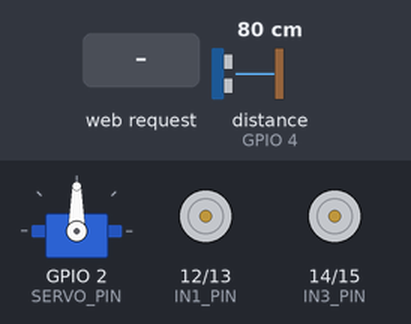
This sketch was run on a simulated ESP32. Shown: servo, motor-driver pin pairs drawn as motors (green arrow = first pin HIGH = forward, orange = second pin HIGH = backward, longer = more drive). Wiring (inferred from the names in the program): ultrasonic range finder: trigger GPIO 16; echo GPIO 4. The inputs (shaded band) are chosen by the test bench; at power-on: distance to the obstacle (sensor on GPIO 4) 80 cm. The echo pulse lasts 58.3 µs per cm; WiFi joins after 1.5 s; servers stay silent unless stated; the camera gives no picture; what the sketch prints to the serial monitor is not drawn.

Above: at 3.3 s.
3.4 s: HTTP request GET /scan received
At 3.6 s:
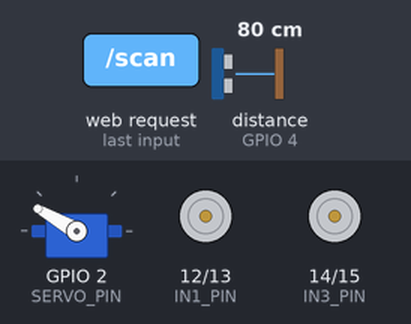
6.0 s: HTTP request GET /forward received
At 6.7 s:
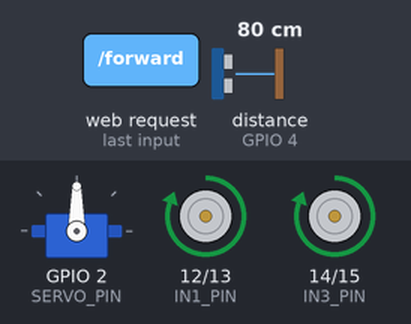
7.5 s: HTTP request GET /backward received
At 7.8 s:
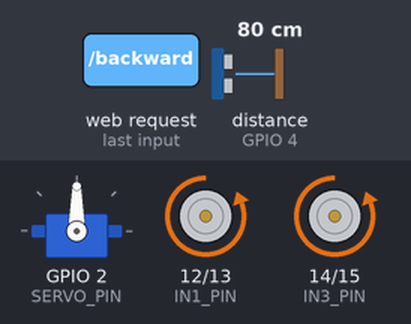
9.0 s: HTTP request GET /left received
At 10.2 s:
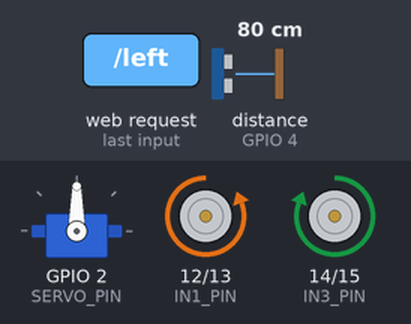
10.5 s: HTTP request GET /right received
At 11.3 s:
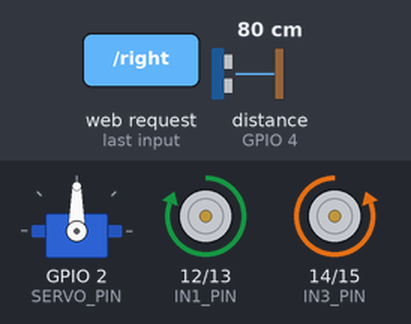
12.0 s: HTTP request GET /stop received
At 12.5 s:
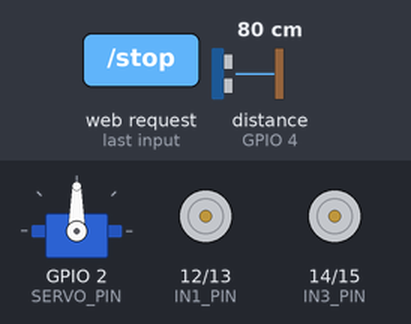
Timing chart, 0 to 14.5 s (numbered marks = the images above; inputs shaded):
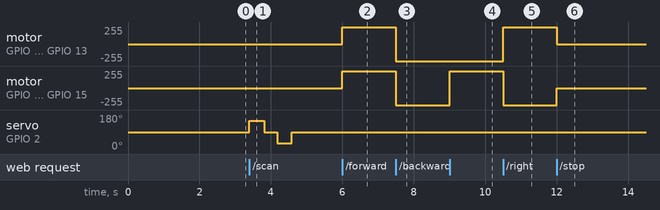

Measured:
- after the input at 3.4 s, servo on GPIO 2 (SERVO_PIN): 90° → 150° at once, → 90° 0.41 s later, → 30° 0.36 s later, → 90° 0.41 s later
- after the input at 6.0 s, motor on GPIO 12 (IN1_PIN) / GPIO 13 (IN2_PIN), motor on GPIO 14 (IN3_PIN) / GPIO 15 (IN4_PIN): stopped → forward 255/255 at once
- after the input at 7.5 s, motor on GPIO 12 (IN1_PIN) / GPIO 13 (IN2_PIN), motor on GPIO 14 (IN3_PIN) / GPIO 15 (IN4_PIN): forward 255/255 → backward 255/255 at once
- after the input at 9.0 s, motor on GPIO 14 (IN3_PIN) / GPIO 15 (IN4_PIN): backward 255/255 → forward 255/255 at once
- after the input at 10.5 s, motor on GPIO 12 (IN1_PIN) / GPIO 13 (IN2_PIN): backward 255/255 → forward 255/255 at once; motor on GPIO 14 (IN3_PIN) / GPIO 15 (IN4_PIN): forward 255/255 → backward 255/255 at once
- after the input at 12.0 s, motor on GPIO 12 (IN1_PIN) / GPIO 13 (IN2_PIN): forward 255/255 → stopped at once; motor on GPIO 14 (IN3_PIN) / GPIO 15 (IN4_PIN): backward 255/255 → stopped at once

The sketch:

esp32cam_robot.ino
```cpp
/*
 * Smart Tank Robot - ESP32-CAM firmware
 *
 * Responsibilities:
 *   - camera MJPEG stream (built-in ESP32 camera webserver on port 81)
 *   - HTTP command endpoints on port 80:
 *       /forward /backward /left /right /stop
 *       /servo?angle=N        (0..180)
 *       /scan                  (sweep US sensor, return JSON distances)
 *       /status                (current state JSON)
 *   - low-level motor, servo, ultrasonic control
 *
 * Pin map:
 *   GPIO12 -> L298N IN1   (left side direction A)
 *   GPIO13 -> L298N IN2   (left side direction B)
 *   GPIO14 -> L298N IN3   (right side direction A)
 *   GPIO15 -> L298N IN4   (right side direction B)
 *   GPIO2  -> Servo signal
 *   GPIO16 -> Ultrasonic TRIG
 *   GPIO4  -> Ultrasonic ECHO (through voltage divider to 3.3V)
 *
 * Notes:
 *   - GPIO12 is boot-sensitive - keep it LOW at boot (done in setup()).
 *   - GPIO4 may light the onboard flash LED - confirm on your board.
 *   - HC-SR04 ECHO must be dropped from 5V to ~3.3V with a divider.
 *   - All grounds must be common.
 */

#include <WiFi.h>
#include <WebServer.h>
#include "esp_camera.h"
#include <ESP32Servo.h>

// --------------------------------------------------------------------
// USER CONFIG
// --------------------------------------------------------------------
const char* WIFI_SSID = "YOUR_WIFI_SSID";
const char* WIFI_PASS = "YOUR_WIFI_PASSWORD";

// --------------------------------------------------------------------
// PINS
// --------------------------------------------------------------------
#define IN1_PIN   12
#define IN2_PIN   13
#define IN3_PIN   14
#define IN4_PIN   15
#define SERVO_PIN  2
#define TRIG_PIN  16
#define ECHO_PIN   4

// --------------------------------------------------------------------
// AI-Thinker camera pins
// --------------------------------------------------------------------
#define PWDN_GPIO_NUM     32
#define RESET_GPIO_NUM    -1
#define XCLK_GPIO_NUM      0
#define SIOD_GPIO_NUM     26
#define SIOC_GPIO_NUM     27
#define Y9_GPIO_NUM       35
#define Y8_GPIO_NUM       34
#define Y7_GPIO_NUM       39
#define Y6_GPIO_NUM       36
#define Y5_GPIO_NUM       21
#define Y4_GPIO_NUM       19
#define Y3_GPIO_NUM       18
#define Y2_GPIO_NUM        5
#define VSYNC_GPIO_NUM    25
#define HREF_GPIO_NUM     23
#define PCLK_GPIO_NUM     22

// --------------------------------------------------------------------
// Globals
// --------------------------------------------------------------------
WebServer server(80);
Servo usServo;

String currentState      = "STOPPED";
bool   autonomousMode    = false;        // mirrored from laptop for /status
float  lastDistLeft      = -1.0f;
float  lastDistCenter    = -1.0f;
float  lastDistRight     = -1.0f;

void startCameraServer();   // defined in esp32-camera's app_httpd

// --------------------------------------------------------------------
// Motor helpers
// --------------------------------------------------------------------
void motorStop() {
  digitalWrite(IN1_PIN, LOW);
  digitalWrite(IN2_PIN, LOW);
  digitalWrite(IN3_PIN, LOW);
  digitalWrite(IN4_PIN, LOW);
  currentState = "STOPPED";
}

void motorForward() {
  digitalWrite(IN1_PIN, HIGH);
  digitalWrite(IN2_PIN, LOW);
  digitalWrite(IN3_PIN, HIGH);
  digitalWrite(IN4_PIN, LOW);
  currentState = "FORWARD";
}

void motorBackward() {
  digitalWrite(IN1_PIN, LOW);
  digitalWrite(IN2_PIN, HIGH);
  digitalWrite(IN3_PIN, LOW);
  digitalWrite(IN4_PIN, HIGH);
  currentState = "BACKWARD";
}

void motorLeft() {
  // spin in place: left backward, right forward
  digitalWrite(IN1_PIN, LOW);
  digitalWrite(IN2_PIN, HIGH);
  digitalWrite(IN3_PIN, HIGH);
  digitalWrite(IN4_PIN, LOW);
  currentState = "TURN_LEFT";
}

void motorRight() {
  digitalWrite(IN1_PIN, HIGH);
  digitalWrite(IN2_PIN, LOW);
  digitalWrite(IN3_PIN, LOW);
  digitalWrite(IN4_PIN, HIGH);
  currentState = "TURN_RIGHT";
}

// --------------------------------------------------------------------
// Ultrasonic
// --------------------------------------------------------------------
float measureDistanceCm() {
  digitalWrite(TRIG_PIN, LOW);
  delayMicroseconds(2);
  digitalWrite(TRIG_PIN, HIGH);
  delayMicroseconds(10);
  digitalWrite(TRIG_PIN, LOW);

  unsigned long duration = pulseIn(ECHO_PIN, HIGH, 30000UL);   // 30 ms timeout
  if (duration == 0) return -1.0f;
  float distance = (duration * 0.0343f) / 2.0f;   // cm
  if (distance < 2.0f || distance > 400.0f) return -1.0f;
  return distance;
}

float measureAverage(int samples = 3) {
  float sum  = 0; int ok = 0;
  for (int i = 0; i < samples; i++) {
    float d = measureDistanceCm();
    if (d > 0) { sum += d; ok++; }
    delay(15);
  }
  return ok ? sum / ok : -1.0f;
}

// --------------------------------------------------------------------
// Scan sweep
// --------------------------------------------------------------------
void performScan() {
  usServo.write(150);  delay(350);
  lastDistLeft   = measureAverage();

  usServo.write(90);   delay(300);
  lastDistCenter = measureAverage();

  usServo.write(30);   delay(350);
  lastDistRight  = measureAverage();

  usServo.write(90);   delay(200);   // re-center
}

// --------------------------------------------------------------------
// JSON helpers
// --------------------------------------------------------------------
String statusJson() {
  String j = "{";
  j += "\"state\":\""          + currentState + "\",";
  j += "\"distance_left\":"    + String(lastDistLeft,   1) + ",";
  j += "\"distance_center\":"  + String(lastDistCenter, 1) + ",";
  j += "\"distance_right\":"   + String(lastDistRight,  1) + ",";
  j += "\"autonomous\":"       + String(autonomousMode ? "true" : "false");
  j += "}";
  return j;
}

// --------------------------------------------------------------------
// HTTP handlers
// --------------------------------------------------------------------
void sendJson(const String& body) {
  server.sendHeader("Access-Control-Allow-Origin", "*");
  server.send(200, "application/json", body);
}

void handleForward()  { motorForward();  sendJson("{\"ok\":true,\"state\":\"FORWARD\"}"); }
void handleBackward() { motorBackward(); sendJson("{\"ok\":true,\"state\":\"BACKWARD\"}"); }
void handleLeft()     { motorLeft();     sendJson("{\"ok\":true,\"state\":\"TURN_LEFT\"}"); }
void handleRight()    { motorRight();    sendJson("{\"ok\":true,\"state\":\"TURN_RIGHT\"}"); }
void handleStop()     { motorStop();     sendJson("{\"ok\":true,\"state\":\"STOPPED\"}"); }

void handleServo() {
  int angle = 90;
  if (server.hasArg("angle")) angle = server.arg("angle").toInt();
  angle = constrain(angle, 0, 180);
  usServo.write(angle);
  sendJson("{\"ok\":true,\"angle\":" + String(angle) + "}");
}

void handleScan() {
  performScan();
  sendJson(statusJson());
}

void handleStatus() {
  // update center measurement quickly for freshness
  float d = measureAverage(1);
  if (d > 0) lastDistCenter = d;
  sendJson(statusJson());
}

void handleNotFound() { server.send(404, "text/plain", "not found"); }

// --------------------------------------------------------------------
// Setup / loop
// --------------------------------------------------------------------
void setup() {
  Serial.begin(115200);
  delay(200);

  // motor pins LOW *before* anything else so GPIO12 isn't HIGH at boot
  pinMode(IN1_PIN, OUTPUT); digitalWrite(IN1_PIN, LOW);
  pinMode(IN2_PIN, OUTPUT); digitalWrite(IN2_PIN, LOW);
  pinMode(IN3_PIN, OUTPUT); digitalWrite(IN3_PIN, LOW);
  pinMode(IN4_PIN, OUTPUT); digitalWrite(IN4_PIN, LOW);

  pinMode(TRIG_PIN, OUTPUT); digitalWrite(TRIG_PIN, LOW);
  pinMode(ECHO_PIN, INPUT);

  // servo
  usServo.setPeriodHertz(50);
  usServo.attach(SERVO_PIN, 500, 2400);
  usServo.write(90);

  // camera init
  camera_config_t cam_config;
  cam_config.ledc_channel = LEDC_CHANNEL_0;
  cam_config.ledc_timer   = LEDC_TIMER_0;
  cam_config.pin_d0       = Y2_GPIO_NUM;
  cam_config.pin_d1       = Y3_GPIO_NUM;
  cam_config.pin_d2       = Y4_GPIO_NUM;
  cam_config.pin_d3       = Y5_GPIO_NUM;
  cam_config.pin_d4       = Y6_GPIO_NUM;
  cam_config.pin_d5       = Y7_GPIO_NUM;
  cam_config.pin_d6       = Y8_GPIO_NUM;
  cam_config.pin_d7       = Y9_GPIO_NUM;
  cam_config.pin_xclk     = XCLK_GPIO_NUM;
  cam_config.pin_pclk     = PCLK_GPIO_NUM;
  cam_config.pin_vsync    = VSYNC_GPIO_NUM;
  cam_config.pin_href     = HREF_GPIO_NUM;
  cam_config.pin_sscb_sda = SIOD_GPIO_NUM;
  cam_config.pin_sscb_scl = SIOC_GPIO_NUM;
  cam_config.pin_pwdn     = PWDN_GPIO_NUM;
  cam_config.pin_reset    = RESET_GPIO_NUM;
  cam_config.xclk_freq_hz = 20000000;
  cam_config.pixel_format = PIXFORMAT_JPEG;
  cam_config.frame_size   = FRAMESIZE_QVGA;  // 320x240 -> cheap & fast
  cam_config.jpeg_quality = 12;
  cam_config.fb_count     = psramFound() ? 2 : 1;

  if (esp_camera_init(&cam_config) != ESP_OK) {
    Serial.println("Camera init failed - restarting");
    delay(2000);
    ESP.restart();
  }

  // wifi
  WiFi.mode(WIFI_STA);
  WiFi.begin(WIFI_SSID, WIFI_PASS);
  Serial.print("Connecting to WiFi");
  while (WiFi.status() != WL_CONNECTED) {
    delay(400);
    Serial.print(".");
  }
  Serial.println();
  Serial.print("IP: ");
  Serial.println(WiFi.localIP());

  // camera MJPEG server on :81/stream (provided by esp32-camera library)
  startCameraServer();

  // HTTP command server on :80
  server.on("/forward",  HTTP_GET, handleForward);
  server.on("/backward", HTTP_GET, handleBackward);
  server.on("/left",     HTTP_GET, handleLeft);
  server.on("/right",    HTTP_GET, handleRight);
  server.on("/stop",     HTTP_GET, handleStop);
  server.on("/servo",    HTTP_GET, handleServo);
  server.on("/scan",     HTTP_GET, handleScan);
  server.on("/status",   HTTP_GET, handleStatus);
  server.onNotFound(handleNotFound);
  server.begin();
  Serial.println("Command server ready on :80");
}

unsigned long lastCenterProbe = 0;

void loop() {
  server.handleClient();

  // opportunistic center distance refresh so /status is always recent
  if (millis() - lastCenterProbe > 200) {
    float d = measureDistanceCm();
    if (d > 0) lastDistCenter = d;
    lastCenterProbe = millis();
  }
}
```
